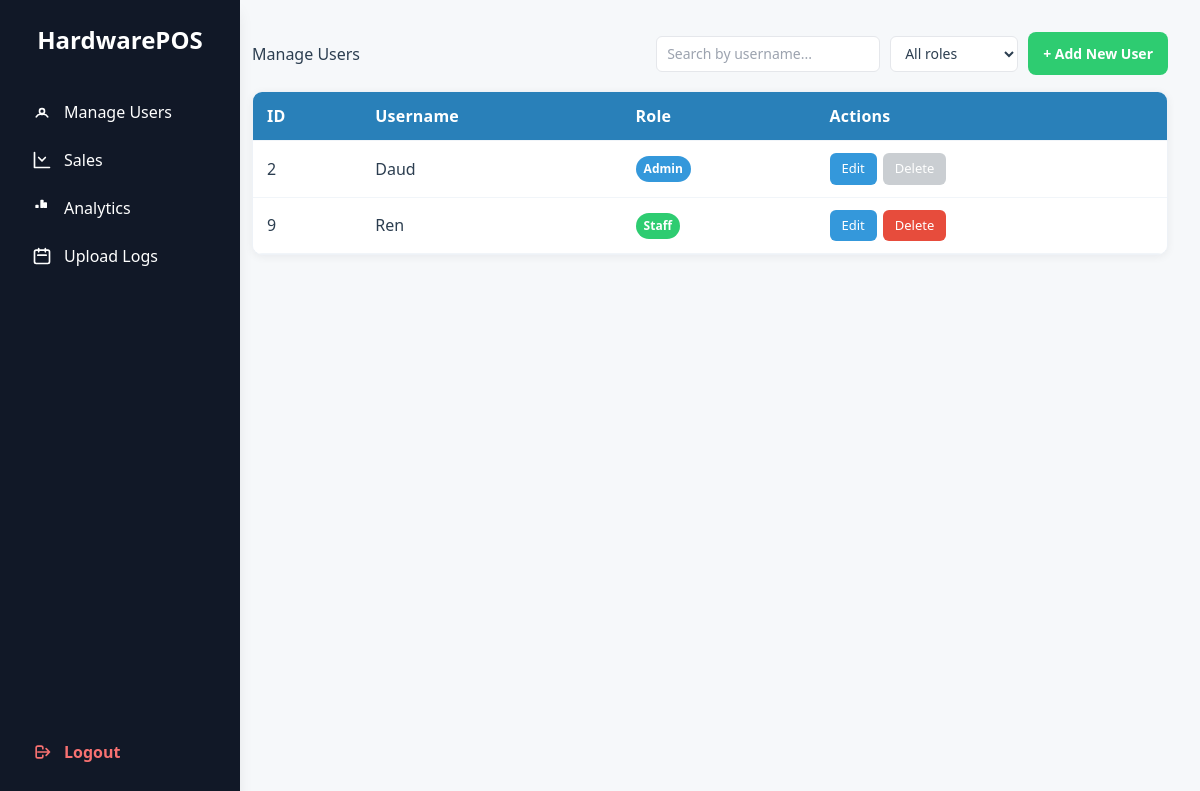
/admin/manage_users.php (signed in), run on an earlier commit of the app's database.
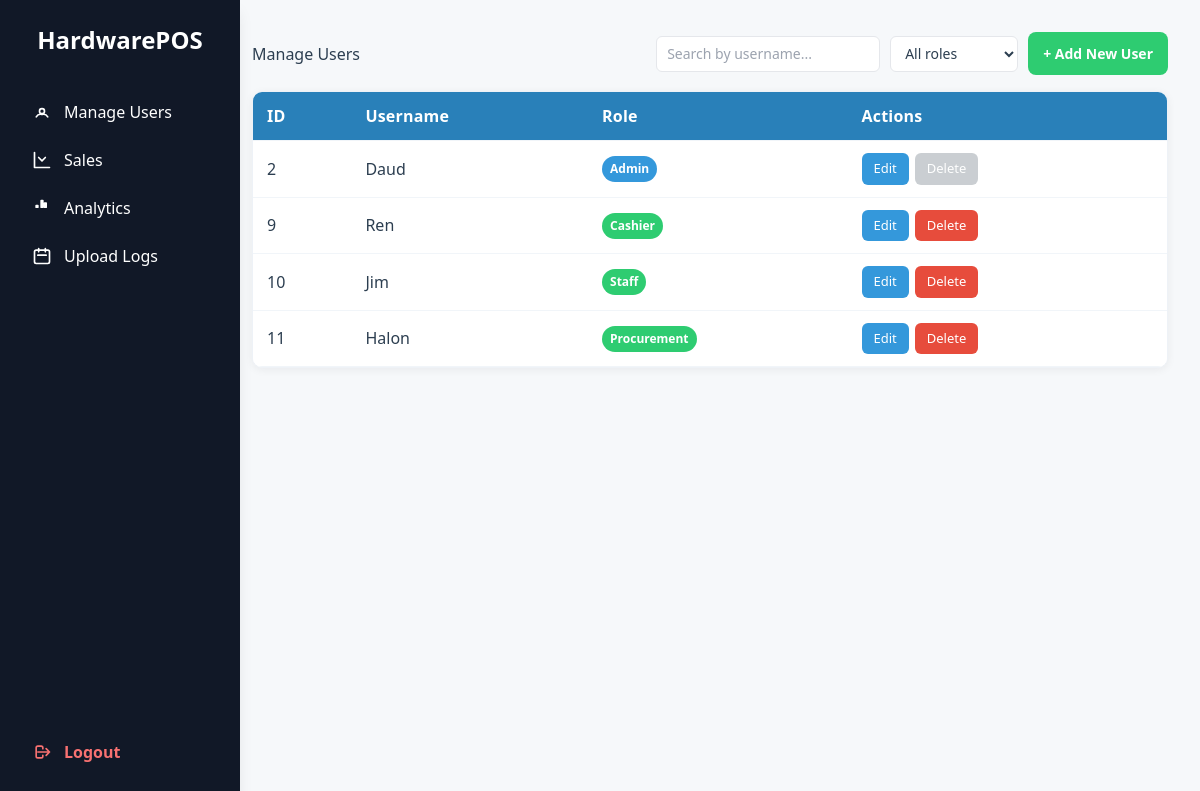
And on a later commit of the database.
### tables this page shows
CREATE TABLE `users` (
  `id` int(11) NOT NULL,
  `username` varchar(50) NOT NULL,
  `password` varchar(255) NOT NULL,
  `user_type` enum('admin','staff','cashier','procurement') NOT NULL,
  `created_at` timestamp NOT NULL DEFAULT current_timestamp()
);

### admin/manage_users.php (the view, shortened to what this page needs)
<!DOCTYPE html>
<html lang="en">
<head>
</head>
<body>
    <?php include 'includes/sidebar.php'; ?>
    <div class="content">
        <div class="page-header">
            <h2>Manage Users</h2>
            <div class="toolbar">
                <div class="toolbar-left">
                    <input type="text" id="searchUsers" class="search-input" placeholder="Search by username...">
                    <select id="filterRole" class="select">
                        <option value="">All roles</option>
                    </select>
                </div>
                <div class="toolbar-right">
                    <button class="add-btn" onclick="showModal('add')">+ Add New User</button>
                </div>
            </div>
        </div>
        <div class="table-wrapper">
            <table class="data-table">
            <thead>
                <tr>
                    <th>ID</th>
                    <th>Username</th>
                    <th>Role</th>
                    <th>Actions</th>
                </tr>
            </thead>
            <tbody>
                <?php
                require_once '../db.php';
                $adminCountStmt = $pdo->prepare("SELECT COUNT(*) FROM users WHERE user_type = ?");
                $adminCountStmt->execute(['admin']);
                $adminCount = (int) $adminCountStmt->fetchColumn();
                $stmt = $pdo->query("SELECT id, username, user_type FROM users ORDER BY id");
                while ($user = $stmt->fetch()) {
                    $isLastAdmin = ($adminCount === 1 && $user['user_type'] === 'admin');
                    $isLastAdminJs = $isLastAdmin ? 'true' : 'false';
                    echo "<tr data-username='" . htmlspecialchars($user['username'], ENT_QUOTES) . "' data-role='{$user['user_type']}'>";
                    echo "<td>{$user['id']}</td>";
                    echo "<td>" . htmlspecialchars($user['username']) . "</td>";
                    echo "<td><span class='badge " .
                         ($user['user_type'] === 'admin' ? 'admin-badge' : 'staff-badge') .
                         "'>" . htmlspecialchars(ucfirst($user['user_type'])) . "</span></td>";
                    echo "<td class='actions'>";
                    echo "<button class='action-btn edit-btn' onclick='editUser({$user['id']}, {$isLastAdminJs})'>Edit</button>";
                    if ($isLastAdmin) {
                        echo "<button class='action-btn delete-btn' disabled title='Cannot delete the last administrator.'>Delete</button>";
                    } else {
                        echo "<button class='action-btn delete-btn' onclick='deleteUser({$user['id']}, {$isLastAdminJs})'>Delete</button>";
                    }
                    echo "</td>";
                    echo "</tr>";
                }
                ?>
            </tbody>
            </table>
        </div>
    </div>
</body>
</html>

### admin/includes/sidebar.php (shortened to what this page needs)
<?php
  $currentPage = basename($_SERVER['PHP_SELF']);
?>
<div class="h-screen w-[240px] fixed top-0 left-0 bg-gray-900 text-white flex flex-col px-4 py-6 shadow-lg">
  <h2 class="text-2xl font-bold text-center mb-8 text-white">HardwarePOS</h2>
  <a href="../admin/manage_users.php"
     class="flex items-center gap-3 py-3 px-4 rounded-md transition
     hover:bg-gray-800">
    <svg xmlns="http://www.w3.org/2000/svg" class="w-5 h-5" fill="none" viewBox="0 0 24 24" stroke="currentColor">
      <path stroke-linecap="round" stroke-linejoin="round" stroke-width="2"
            d="M5.121 17.804A6 6 0 0112 15a6 6 0 016.879 2.804M15 11a3 3 0 11-6 0 3 3 0 016 0z"/>
    </svg>
    Manage Users
  </a>
  <a href="../admin/sales.php"
     class="flex items-center gap-3 py-3 px-4 rounded-md transition
     <?= $currentPage === 'sales.php' ? 'bg-teal-600' : 'hover:bg-gray-800' ?>">
    <svg xmlns="http://www.w3.org/2000/svg" class="w-5 h-5" fill="none" viewBox="0 0 24 24" stroke="currentColor">
      <path stroke-linecap="round" stroke-linejoin="round" stroke-width="2"
            d="M3 3v18h18M16 9l-4 4-4-4"/>
    </svg>
    Sales
  </a>
  <a href="../admin/analytics.php"
     class="flex items-center gap-3 py-3 px-4 rounded-md transition
     <?= $currentPage === 'analytics.php' ? 'bg-teal-600' : 'hover:bg-gray-800' ?>">
    <svg xmlns="http://www.w3.org/2000/svg" class="w-5 h-5" fill="none" viewBox="0 0 24 24" stroke="currentColor">
      <path stroke-linecap="round" stroke-linejoin="round" stroke-width="2"
            d="M11 11V3h2v8h-2zm4 0V6h2v5h-2zM5 11V9h2v2H5z"/>
    </svg>
    Analytics
  </a>
  <a href="../admin/upload_logs.php"
     class="flex items-center gap-3 py-3 px-4 rounded-md transition
     <?= $currentPage === 'upload_logs.php' ? 'bg-teal-600' : 'hover:bg-gray-800' ?>">
    <svg xmlns="http://www.w3.org/2000/svg" class="w-5 h-5" fill="none" viewBox="0 0 24 24" stroke="currentColor">
      <path stroke-linecap="round" stroke-linejoin="round" stroke-width="2"
            d="M8 7V3m8 4V3m-9 8h10M5 21h14a2 2 0 002-2V7a2 2 0 00-2-2H5a2 2 0 00-2 2v12a2 2 0 002 2z"/>
    </svg>
    Upload Logs
  </a>
  <a href="#" onclick="logout()"
     class="flex items-center gap-3 mt-auto py-3 px-4 rounded-md text-red-400 font-semibold hover:bg-red-700 hover:text-white transition">
    <svg xmlns="http://www.w3.org/2000/svg" class="w-5 h-5" fill="none" viewBox="0 0 24 24" stroke="currentColor">
      <path stroke-linecap="round" stroke-linejoin="round" stroke-width="2"
            d="M17 16l4-4m0 0l-4-4m4 4H7m6 4v1a2 2 0 01-2 2H7a2 2 0 01-2-2V7a2 2 0 012-2h4a2 2 0 012 2v1"/>
    </svg>
    Logout
  </a>
</div>
<script src="../assets/third_party/tailwind.min.js"></script>

### admin/manage_users.php (style rules this page uses)
:root { --bg: #f6f8fa; --card: #ffffff; --text: #2c3e50; --muted: #6b7280; --brand: #2980b9; --brand-600: #2573a6; --success: #2ecc71; --success-600: #27ae60; --danger: #e74c3c; --danger-600: #cf3e30; --blue: #3498db; --shadow: 0 2px 8px rgba(16, 24, 40, 0.06); --radius: 10px; }
* { margin: 0; padding: 0; box-sizing: border-box; font-family: 'Segoe UI', sans-serif; }
body { display: flex; background-color: var(--bg); min-height: 100vh; color: var(--text); }
.content { margin-left: 220px; padding: 32px; flex: 1; }
.page-header { display: flex; align-items: center; justify-content: space-between; margin-bottom: 16px; }
h2 { font-size: 24px; color: var(--text); font-weight: 700; }
.toolbar { display: flex; align-items: center; gap: 10px; flex-wrap: wrap; }
.toolbar-left { display: flex; align-items: center; gap: 10px; flex-wrap: wrap; }
.toolbar-right { display: flex; align-items: center; }
.search-input, .select { height: 36px; padding: 6px 10px; border: 1px solid #e5e7eb; background: #fff; border-radius: 6px; font-size: 14px; color: var(--text); outline: none; }
.add-btn { display: inline-flex; align-items: center; gap: 8px; padding: 10px 14px; background: var(--success); color: white; border: 1px solid transparent; border-radius: 8px; cursor: pointer; font-size: 14px; font-weight: 600; }
.table-wrapper { background: var(--card); border: 1px solid #eef2f7; border-radius: var(--radius); overflow: hidden; box-shadow: var(--shadow); }
table.data-table { width: 100%; border-collapse: collapse; background: var(--card); }
th, td { padding: 12px 14px; text-align: left; border-bottom: 1px solid #f1f5f9; vertical-align: middle; }
thead th { background: var(--brand); color: #fff; font-weight: 600; letter-spacing: 0.2px; }
td.actions { white-space: nowrap; }
.action-btn { padding: 6px 12px; border: none; border-radius: 6px; cursor: pointer; font-size: 13px; margin-right: 6px; transition: transform 0.04s ease; }
.edit-btn { background: var(--blue); color: white; }
.delete-btn { background: var(--danger); color: white; }
.action-btn:disabled { background-color: #bdc3c7; cursor: not-allowed; opacity: 0.8; }
.badge { display: inline-block; padding: 4px 8px; border-radius: 999px; font-size: 12px; font-weight: 600; }
.admin-badge { background: #3498db; color: white; }
.staff-badge { background: #2ecc71; color: white; }

What changed in the data, as far as the page shows it:
changed users "Ren": user_type "Staff" → "Cashier"
added users: id "10", username "Jim", user_type "Staff"
added users: id "11", username "Halon", user_type "Procurement"
